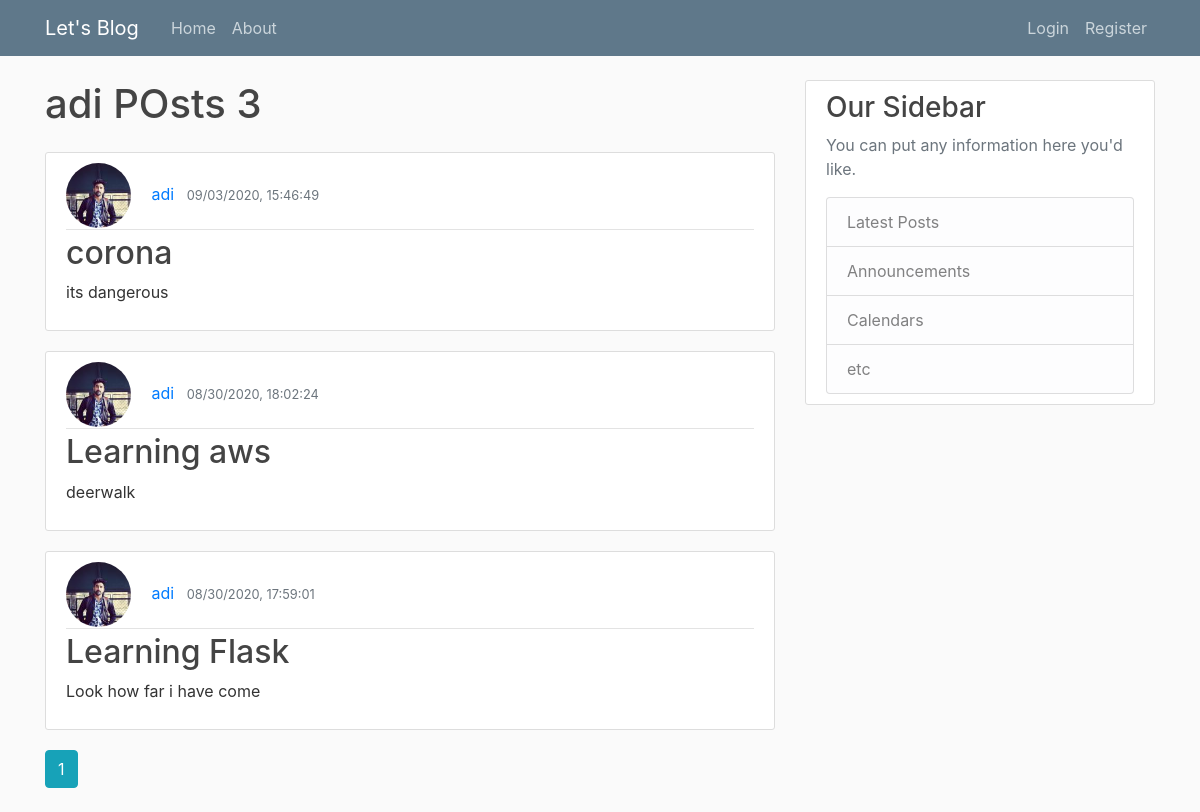
/user/adi, run on the app's committed database.
### feedsblog/models.py (models this page shows, shortened)
class User(db.Model,UserMixin):
    id=db.Column(db.Integer,primary_key=True)
    username=db.Column(db.String(20),unique=True,nullable=False)
    email=db.Column(db.String(120),unique=True,nullable=False)
    image_file=db.Column(db.String(20),nullable=False,default='default.jpg')
    password=db.Column(db.String(20),nullable=False)
    posts= db.relationship('Post',backref='author',lazy=True)

class Post(db.Model):
    id=db.Column(db.Integer,primary_key=True)
    title=db.Column(db.String(100),nullable=False)
    date=db.Column(db.DateTime,nullable=False,default=datetime.utcnow)
    body=db.Column(db.Text,nullable=False)
    user_id=db.Column(db.Integer,db.ForeignKey('user.id'),nullable=False)

### feedsblog/users/routes.py (the view)
@users.route("/user/<string:username>")
def user_posts(username):
    page=request.args.get("page",1,type=int)
    user=User.query.filter_by(username=username).first_or_404()
    posts=Post.query.filter_by(author=user).order_by(Post.date.desc()).paginate(page=page,per_page=5)
    return render_template("userposts.html",posts=posts,user=user)

### feedsblog/templates/userposts.html
{%extends "layout.html" %}
{% block content %}
<h1 class="mb-4">{{user.username}} POsts {{posts.total}}</h1>
{% for post in posts.items %}
<article class="media content-section">
    <div class="media-body">
        <div class="article-metadata">
            <img class="rounded-circle article-img"
                 src="{{url_for('static',filename='profile_pics/'+post.author.image_file)}}">
            <a class="mr-2" href="{{url_for('users.user_posts',username=post.author.username)}}">{{ post.author.username }}</a>
            <small class="text-muted">{{ post.date.strftime("%m/%d/%Y, %H:%M:%S") }}</small>
        </div>
        <h2><a class="article-title" href="{{url_for('posts.post',post_id=post.id)}}">{{ post.title }}</a></h2>
        <p class="article-content">{{ post.body }}</p>
    </div>
</article>
{% endfor %}
{%for page_num in posts.iter_pages(left_edge=1,right_edge=1,left_current=1,right_current=2)%}
    {%if page_num %}
        {%if posts.page==page_num%}
            <a class="btn btn-info mb-4" href="{{url_for('users.user_posts',page=page_num,username=user.username)}}">{{page_num}}</a>
        {%else%}
            <a class="btn btn-outline-info mb-4" href="{{url_for('users.user_posts',page=page_num,username=user.username)}}">{{page_num}}</a>
        {%endif%}
    {%else%}
        ....
    {%endif%}
{%endfor%}
{% endblock content %}

### feedsblog/static/main.css (style rules this page uses)
body { background: #fafafa; color: #333333; margin-top: 5rem; }
h1, h2, h3, h4, h5, h6 { color: #444444; }
.content-section { background: #ffffff; padding: 10px 20px; border: 1px solid #dddddd; border-radius: 3px; margin-bottom: 20px; }
.article-title { color: #444444; }
.article-content { white-space: pre-line; }
.article-img { height: 65px; width: 65px; margin-right: 16px; }
.article-metadata { padding-bottom: 1px; margin-bottom: 4px; border-bottom: 1px solid #e3e3e3 }

### data on the page
User: username "adi"
Post: image_file (picture), author.username "adi", date "09/03/2020, 15:46:49", title "corona", body "its dangerous"
Post: image_file (picture), author.username "adi", date "08/30/2020, 18:02:24", title "Learning aws", body "deerwalk"
Post: image_file (picture), author.username "adi", date "08/30/2020, 17:59:01", title "Learning Flask", body "Look how far i have come"

### other printed values
{{ posts.total }} "3"
{{ page_num }} "1"
